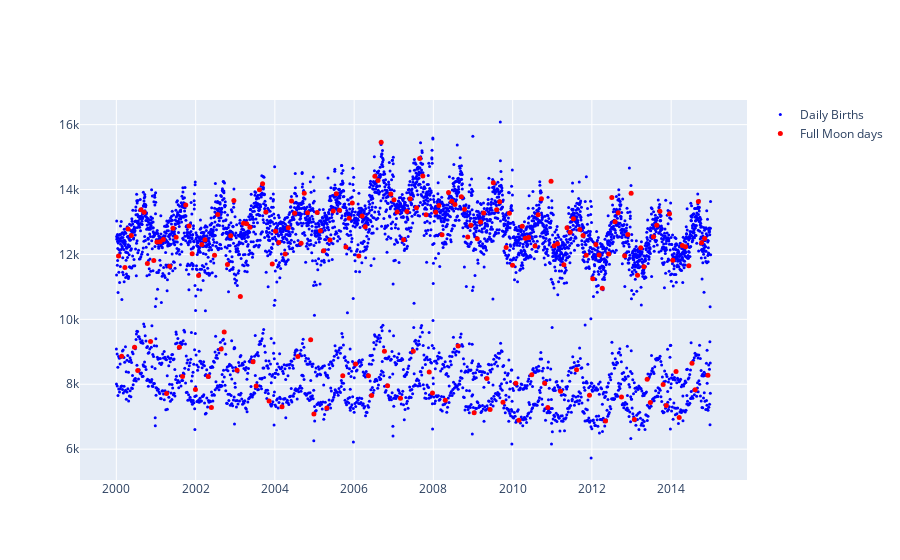

Notebook code for this chart:
### Code cell
fig = go.Figure()

fig.add_scatter(
    x=births['date_of_birth'], 
    y=births['birth_count'], 
    mode='markers', 
    name='Daily Births', 
    marker=dict(color='blue', size=3)
)

# Add full moon markers
fig.add_scatter(x=births[births['full_moon']]['date_of_birth'], 
                y=births[births['full_moon']]['birth_count'], 
                mode='markers', name='Full Moon days', marker=dict(color='red', size=5))

# Show the plot
fig.show()

### Figure 1 — Plotly figure (JSON) as saved in the notebook; plotly's stock layout.template omitted (floating-point values rounded to 4 significant figures; data arrays with more than 128 entries replaced by an {"elided": "..."} marker saying what was removed)
{"data": [{"marker": {"color": "blue", "size": 3}, "mode": "markers", "name": "Daily Births", "type": "scatter", "x": {"elided": "5479 str values"}, "y": {"elided": "5479 int values"}}, {"marker": {"color": "red", "size": 5}, "mode": "markers", "name": "Full Moon days", "type": "scatter", "x": {"elided": "185 str values"}, "y": {"elided": "185 int values"}}], "layout": {"autosize": true, "xaxis": {"autorange": true, "range": ["1999-02-06 18:41:15.3532", "2015-11-24 05:18:44.6468"], "type": "date"}, "yaxis": {"autorange": true, "range": [4932.0, 16880.0], "type": "linear"}}}
